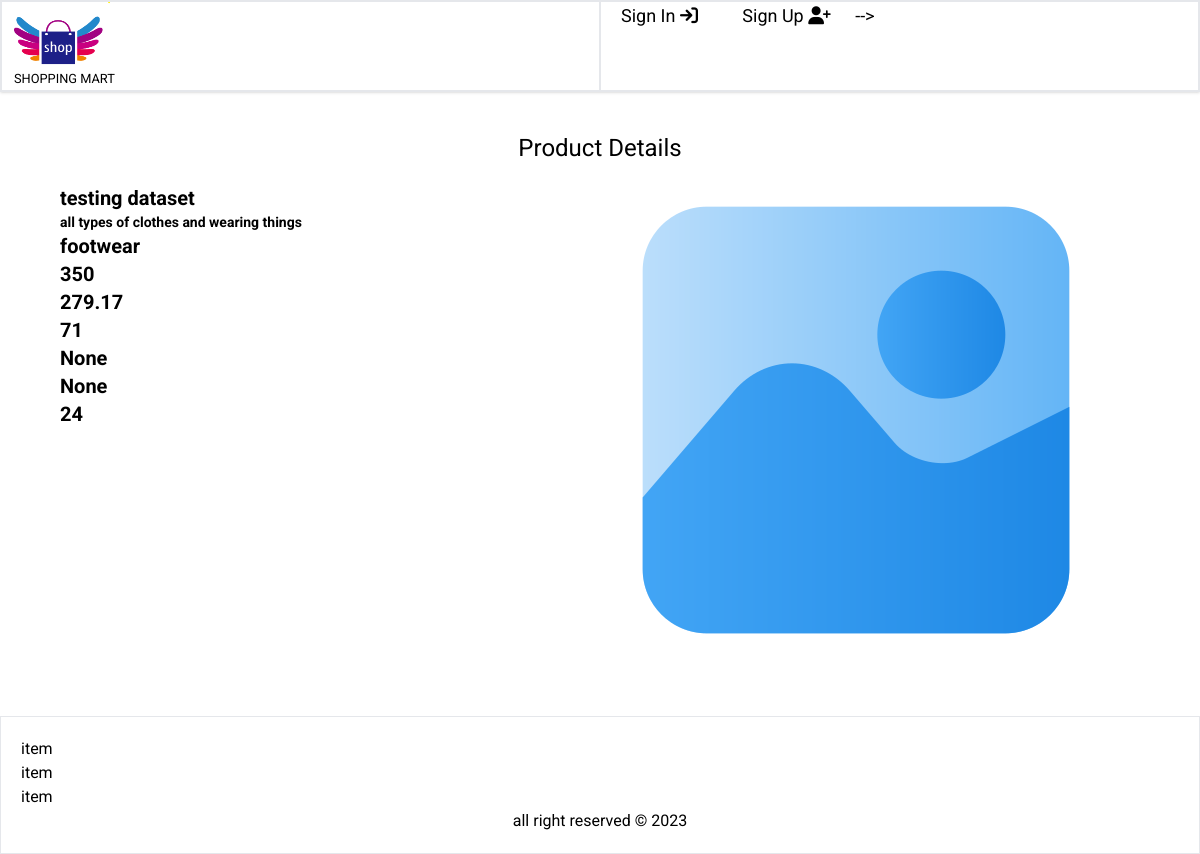
The page /store/display_details/9 on the database as committed earlier.
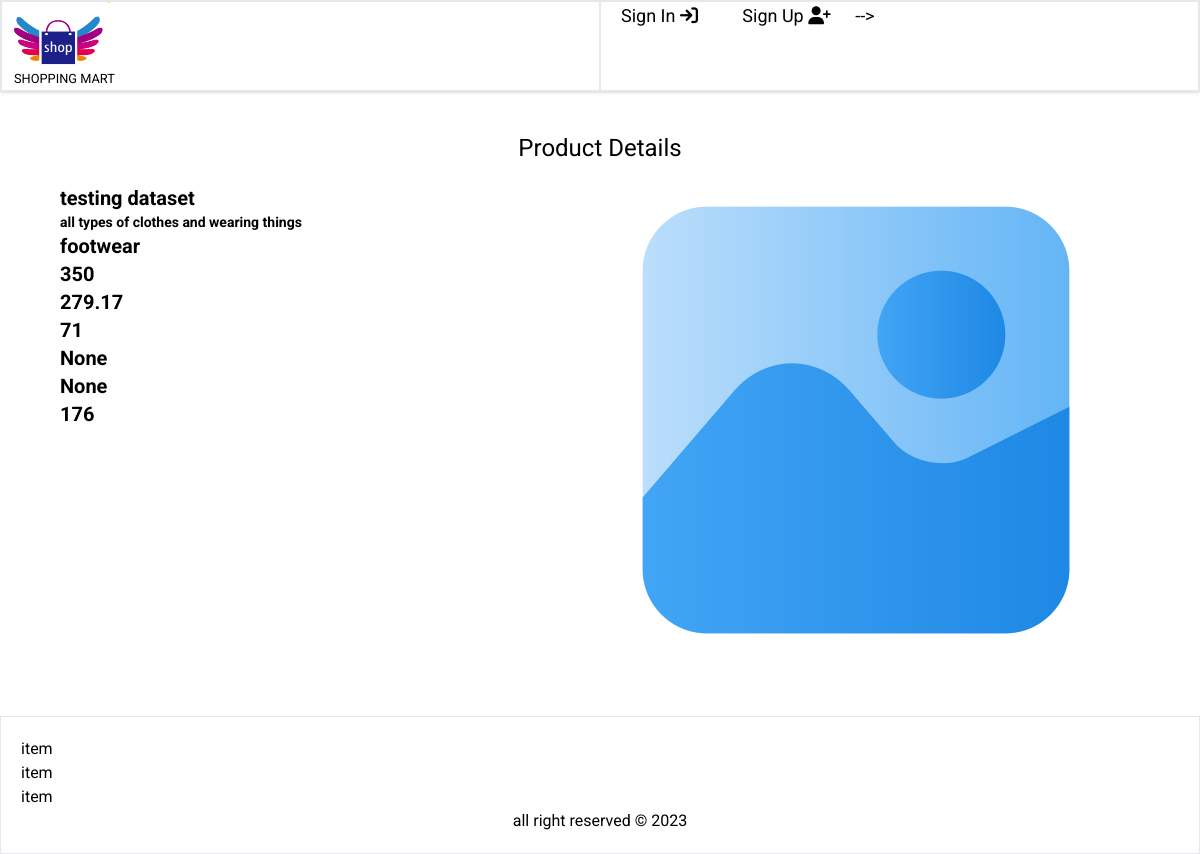
The same page on the database as committed later.
### store/models.py (models this page shows, shortened)
class Product(models.Model):
    category = models.ForeignKey(Category, on_delete=models.CASCADE)
    name = models.CharField(max_length=100)
    description = models.CharField(max_length=200)
    price = models.IntegerField(default=0)
    bulk_price = models.IntegerField(default=0)
    quantity = models.IntegerField(default=0)
    rate = models.FloatField(default=0)
    mfd = models.DateField(null=True, blank=True)
    expd = models.DateField(null=True, blank=True)
    profit = models.IntegerField(default=0)
    stock = models.IntegerField(default=0)
    packet = models.IntegerField(default=0)
    image = models.ImageField(default='default.jpg', upload_to='item_images')

class Category(models.Model):
    name = models.CharField(max_length=50)
    description = models.CharField(max_length=200)
    def __str__(self):
        return self.name

### store/views.py (the view)
# urls.py: path('display_details/<iid>', views.display_details, name='display_details'),
def display_details(request, iid):
    p = Product.objects.get(id = iid)
    context = {'p':p}
    print(iid)
    return render(request, 'item_details.html', context)

### store/templates/item_details.html
{% extends 'main/base.html' %}
{% load static %}
{% block content %}
<div class="m-10">
    <p class="text-center text-2xl">Product Details</p>
    <div class="grid lg:grid-cols-2 sm:grid-cols-1">
        <div class="details p-5">
            <p class="text-xl font-bold">{{p.name}}</p>
            <p class="text-sm font-bold">{{p.description}}</p>
            <p class="text-xl font-bold">{{p.category}}</p>
            <p class="text-xl font-bold">{{p.price}}</p>
            <p class="text-xl font-bold">{{p.rate}}</p>
            <p class="text-xl font-bold">{{p.profit}}</p>
            <p class="text-xl font-bold">{{p.mfd}}</p>
            <p class="text-xl font-bold">{{p.expd}}</p>
            <p class="text-xl font-bold">{{p.stock}}</p>
        </div>
        <div class="image">
            <img src="{{p.image.url}}" alt="">
        </div>
    </div>
</div>
{% endblock content %}

Rows that differ between the two databases and show on the page:
changed Product "testing dataset": stock "24" → "176"
